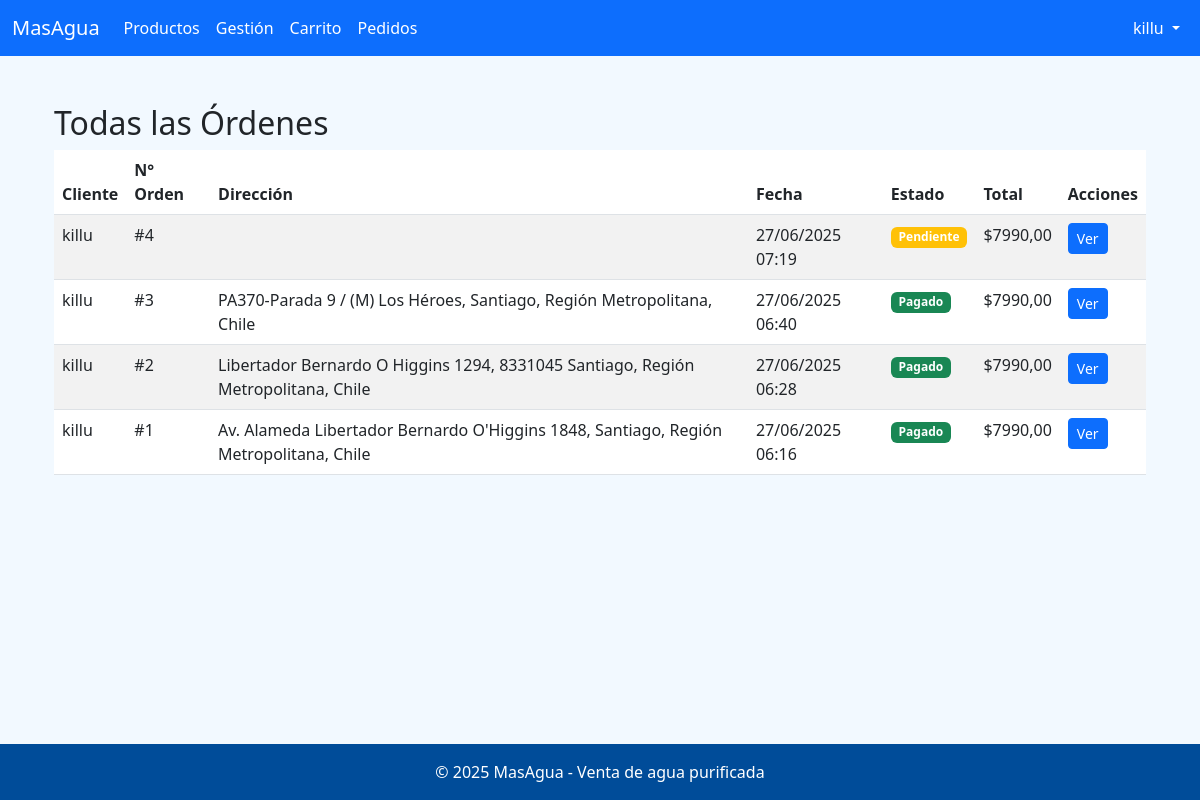
The app's page /ordenes/ (signed in) with its own data.
### core/models.py (models this page shows, shortened)
class Orden(models.Model):
    ESTADOS = [
        ('pendiente', 'Pendiente'),
        ('pagado', 'Pagado'),
        ('cancelado', 'Cancelado'),
    ]
    usuario = models.ForeignKey(settings.AUTH_USER_MODEL, on_delete=models.CASCADE)
    fecha = models.DateTimeField(auto_now_add=True)
    direccion = models.CharField(max_length=255, default='sin-dirección')
    monto_total = models.DecimalField(max_digits=10, decimal_places=2, default=0)
    estado = models.CharField(max_length=20, choices=ESTADOS, default='pendiente')
    buy_order = models.CharField(max_length=40, unique=True, blank=True, null=True)  # BO_123456
    token_ws = models.CharField(max_length=100, blank=True, null=True)  # Token de Transbank

### core/views.py (the view)
# urls.py: path('ordenes/', views.listar_ordenes, name='listar_ordenes'),
def listar_ordenes(request):
    if request.user.profile.role == 'administrador':
        ordenes = Orden.objects.all().order_by('-fecha')
    else:
        ordenes = Orden.objects.filter(usuario=request.user).order_by('-fecha')
    return render(request, 'ordenes/listar.html', {
        'ordenes': ordenes,
        'es_admin': request.user.profile.role == 'administrador'
    })

### core/templates/ordenes/listar.html (shortened to what this page needs)
{% extends 'core/base.html' %}
{% block content %}
<div class="container mt-4">
    <h2>{% if es_admin %}Todas las Órdenes{% else %}Mis Órdenes{% endif %}</h2>
    <div class="table-responsive">
        <table class="table table-striped">
            <thead>
                <tr>
                    {% if es_admin %}<th>Cliente</th>{% endif %}
                    <th>N° Orden</th>
                    <th>Dirección</th>
                    <th>Fecha</th>
                    <th>Estado</th>
                    <th>Total</th>
                    <th>Acciones</th>
                </tr>
            </thead>
            <tbody>
                {% for orden in ordenes %}
                <tr>
                    {% if es_admin %}
                    <td>{{ orden.usuario.get_full_name|default:orden.usuario.username }}</td>
                    {% endif %}
                    <td>#{{ orden.id }}</td>
                    <td>{{ orden.direccion }}</td>
                    <td>{{ orden.fecha|date:"d/m/Y H:i" }}</td>
                    <td>
                        <span class="badge
                            {% if orden.estado == 'pagado' %}bg-success
                            {% elif orden.estado == 'pendiente' %}bg-warning
                            {% else %}bg-danger{% endif %}">
                            {{ orden.get_estado_display }}
                        </span>
                    </td>
                    <td>${{ orden.monto_total }}</td>
                    <td>
                        <a href="{% url 'detalle_orden' orden.id %}"
                           class="btn btn-sm btn-primary">
                             Ver
                        </a>
                    </td>
                </tr>
                {% empty %}
                <tr>
                    <td colspan="{% if es_admin %}6{% else %}5{% endif %}" class="text-center">
                        No hay órdenes registradas
                    </td>
                </tr>
                {% endfor %}
            </tbody>
        </table>
    </div>
</div>
{% endblock %}

### core/templates/core/base.html (shortened to what this page needs)
<!DOCTYPE html>
<html lang="es">
<head>
    <link href="https://cdn.jsdelivr.net/npm/bootstrap@5.3.0/dist/css/bootstrap.min.css" rel="stylesheet">
</head>
<body>
    <nav class="navbar navbar-expand-lg navbar-dark bg-primary">
        <div class="container-fluid">
            <a class="navbar-brand" href="{% url 'index' %}">MasAgua</a>
            <div class="collapse navbar-collapse" id="navbarNav">
                {% if user.is_authenticated %}
                <ul class="navbar-nav me-auto">
                    <li class="nav-item">
                        <a class="nav-link" href="{% url 'catalogo' %}">Productos</a>
                    </li>
                    {% if user.profile.role == 'administrador' %}
                    <li class="nav-item">
                        <a class="nav-link" href="{% url 'lista_productos' %}">Gestión</a>
                    </li>
                    <li class="nav-item">
                        <a class="nav-link" href="{% url 'ver_carrito' %}">
                            Carrito
                        </a>
                    </li>
                    <li class="nav-item">
                        <a class="nav-link" href="{% url 'listar_ordenes' %}">Pedidos</a>
                    </li>
                    {% endif %}
                </ul>
                <ul class="navbar-nav ms-auto">
                    <li class="nav-item dropdown">
                        <a class="nav-link dropdown-toggle" href="#" role="button" data-bs-toggle="dropdown">
                             {{ user.username }}
                        </a>
                    </li>
                </ul>
                {% else %}
                <ul class="navbar-nav ms-auto">
                    <li class="nav-item">
                        <a class="nav-link" href="{% url 'login' %}">Iniciar sesión</a>
                    </li>
                </ul>
                {% endif %}
            </div>
        </div>
    </nav>
    <main class="container mt-4">
        {% block content %}{% endblock %}
    </main>
    <footer class="text-center">
        &copy; 2025 MasAgua - Venta de agua purificada
    </footer>
</body>
</html>

### core/templates/core/base.html (style rules this page uses)
body { background-color: #f2f9ff; min-height: 100vh; display: flex; flex-direction: column; }
main { flex: 1; }
header, footer, .navbar { background-color: #0077cc; }
.navbar-brand, .nav-link, .navbar-text { color: white !important; }
footer { background-color: #004c99; color: white; padding: 1rem; margin-top: auto; }

### records on screen
Orden: usuario.get_full_name "killu", id "4", fecha "27/06/2025 07:19", estado "Pendiente", monto_total "7990,00"
Orden: usuario.get_full_name "killu", id "3", direccion "PA370-Parada 9 / (M) Los Héroes, Santiago, Región Metropolitana, Chile", fecha "27/06/2025 06:40", estado "Pagado", monto_total "7990,00"
Orden: usuario.get_full_name "killu", id "2", direccion "Libertador Bernardo O Higgins 1294, 8331045 Santiago, Región Metropolitana, Chile", fecha "27/06/2025 06:28", estado "Pagado", monto_total "7990,00"
Orden: usuario.get_full_name "killu", id "1", direccion "Av. Alameda Libertador Bernardo O'Higgins 1848, Santiago, Región Metropolitana, Chile", fecha "27/06/2025 06:16", estado "Pagado", monto_total "7990,00"

### other values on screen
{{ user.username }} "killu"
